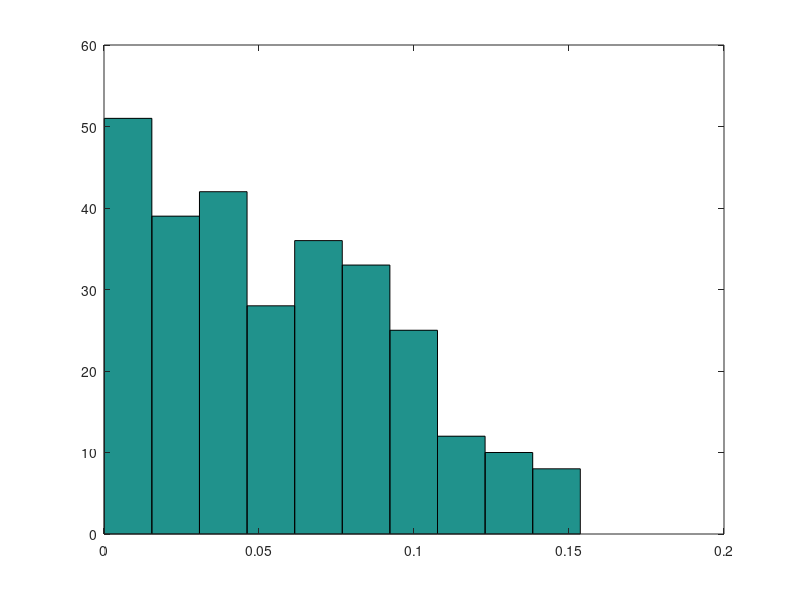
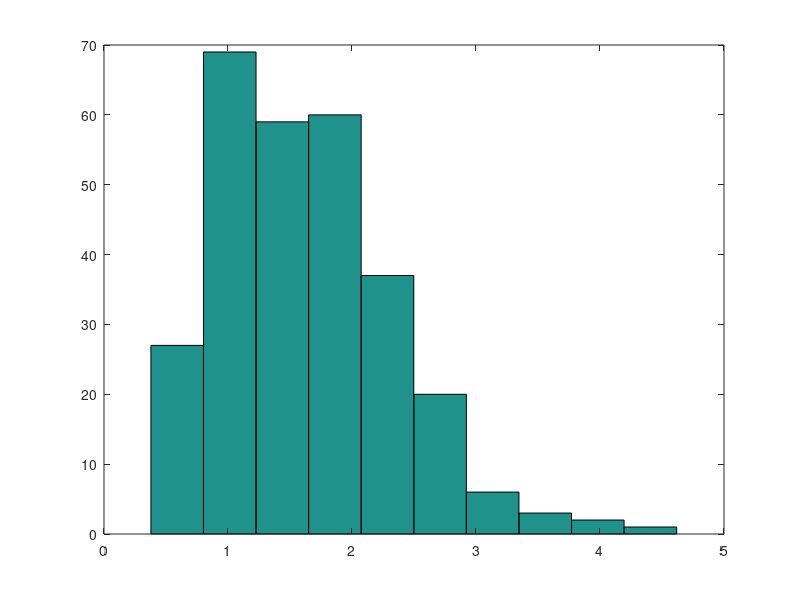

MATLAB code to generate these figures, in order: (Note: this script raises an error after producing the figures.)
x=0:0.1:10;
lambda=2;
% g=2*(x./lambda^2).*exp(-(x/lambda).^2);
% plot(x,g)
xs=sqrt(2);
A=2*sqrt(2)*pi*xs*exp(-xs^2/4);
%%
N=1e4;

X=real(sqrt(-lambda^2*log(-(rand(N,1))))); % Does the A fit here? or can we treat it later?
% X=A*(sqrt(-lambda^2*log(-rand(N,1)))); % generate exponential samples
U=rand(N,1).*X;
p=sqrt(2)*pi*X.^2.*exp(-(X.^2/2));
% z=zeros(size(U));
% z(A*U<=p)=1;
% Accepted=U.*z;
Accepted=U(A.*U<=p);
X_accepted=X(A.*U<=p);
Accepted(Accepted==0)=[];
% figure(4)
% hist(Accepted)
s=length(Accepted);
sample2=sqrt(randn(s,1).^2+randn(s,1).^2+randn(s,1).^2);
h=kstest2(Accepted,sample2)
hist(Accepted)
figure(2),hist(sample2)
% figure(2)
% scatter(X,abs(Accepted));
% lalu=abs(Accepted);
% 
% figure(3)
% scatter(X,p)
% hold on
% scatter(X,U)

%% KS tests multiple times
M=1e4;
times=1e4;
fail=0;
for i=1:times
[samples] = lastname_firstname_hw2_prob1(M);
sample2=sqrt(randn(M,1).^2+randn(M,1).^2+randn(M,1).^2);

h=kstest2(samples,sample2);
if h==1
    fail=fail+1;
end
end
fail
% hist(sample2);
% figure,hist(sample)
